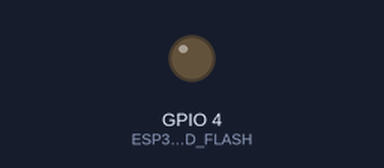
Recording of a sketch running on a simulated ESP32. Shown: output pins drawn as LEDs (lit = HIGH). WiFi joins after 1.5 s; servers stay silent unless stated; no MQTT or app messages arrive unless stated; the camera gives no picture; what the sketch prints to the serial monitor is not drawn.

Above: at 15.9 s.
At 30.03 s:
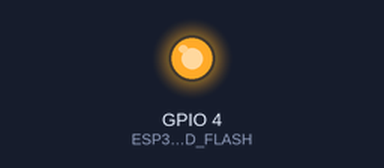
Timing chart, 0 to 40.8 s (numbered marks = the images above):
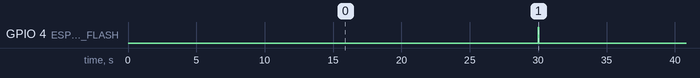

Measured:
- by itself, GPIO 4 (ESP32CAM_LED_FLASH): alternates HIGH for 0.06 s and LOW for 29.9 s

The sketch:

ESP32Cam_MQTT_ArduinoIDE.ino
```cpp
#include "Arduino.h"
#include "esp_camera.h"
#include <base64.h>
#include <WiFi.h>
#include <PubSubClient.h>

#define CAMERA_MODEL_AI_THINKER // Has PSRAM

#include "camera_pins.h"

// AI Thinker Model - LED Driving Pins
#define ESP32CAM_LED_INBUILT 33
#define ESP32CAM_LED_FLASH 4

// Replace the next variables with your SSID/Password combination
const char *ssid = "WiFi_SSID";
const char *password = "WiFi_Password";

// Add your MQTT Broker IP address, example:
// const char* mqtt_server = "192.168.1.144";
// const char* mqtt_server = "mqtt.eclipse.org";
const char *mqtt_server = "io.adafruit.com";

const char *mqtt_clientid = "mqtt_clientid";
const char *mqtt_username = "mqtt_username"; // Adafruit Username
const char *mqtt_password = "mqtt_password"; // Adafruit AIO Key
const char *mqtt_publish_topic = "username/feeds/camera";
// const char *mqtt_subscribe_topic = "username/feeds/sensor";

WiFiClient espClient;
PubSubClient client(espClient);
long lastMsg = 0;
// char msg[50];
// int value = 0;

void callback(char *topic, byte *message, unsigned int length);
void reconnect();
void setup_wifi();

void setup()
{
  Serial.begin(115200);
  // default settings
  // (you can also pass in a Wire library object like &Wire2)

  Serial.setDebugOutput(true);
  Serial.println();
  Serial.println("MYCO CAMERA V1");
  Serial.println();

  // FLASH LED
  pinMode(ESP32CAM_LED_FLASH, OUTPUT);
  digitalWrite(ESP32CAM_LED_FLASH, LOW);

  // buffer.reserve(32000);
  camera_config_t config;
  config.ledc_channel = LEDC_CHANNEL_0;
  config.ledc_timer = LEDC_TIMER_0;
  config.pin_d0 = Y2_GPIO_NUM;
  config.pin_d1 = Y3_GPIO_NUM;
  config.pin_d2 = Y4_GPIO_NUM;
  config.pin_d3 = Y5_GPIO_NUM;
  config.pin_d4 = Y6_GPIO_NUM;
  config.pin_d5 = Y7_GPIO_NUM;
  config.pin_d6 = Y8_GPIO_NUM;
  config.pin_d7 = Y9_GPIO_NUM;
  config.pin_xclk = XCLK_GPIO_NUM;
  config.pin_pclk = PCLK_GPIO_NUM;
  config.pin_vsync = VSYNC_GPIO_NUM;
  config.pin_href = HREF_GPIO_NUM;
  config.pin_sscb_sda = SIOD_GPIO_NUM;
  config.pin_sscb_scl = SIOC_GPIO_NUM;
  config.pin_pwdn = PWDN_GPIO_NUM;
  config.pin_reset = RESET_GPIO_NUM;
  config.xclk_freq_hz = 20000000; // was at 20
  config.pixel_format = PIXFORMAT_JPEG;
  config.frame_size = FRAMESIZE_SVGA; //800 x 600 necessary for Adafruit IO
  config.jpeg_quality = 30;
  config.fb_count = 1;

  // camera init
  esp_err_t err = esp_camera_init(&config);
  if (err != ESP_OK)
  {
    Serial.printf("Camera init failed with error 0x%x", err);
    return;
  }

  setup_wifi();
  client.setServer(mqtt_server, 1883);
  client.setCallback(callback);
}

void setup_wifi()
{
  delay(10);
  // We start by connecting to a WiFi network
  Serial.println();
  Serial.print("Connecting to ");
  Serial.println(ssid);

  WiFi.begin(ssid, password);

  while (WiFi.status() != WL_CONNECTED)
  {
    delay(500);
    Serial.print(".");
  }

  Serial.println("");
  Serial.println("WiFi connected");
  Serial.println("IP address: ");
  Serial.println(WiFi.localIP());
}

void callback(char *topic, byte *message, unsigned int length)
{
  Serial.print("Message arrived on topic: ");
  Serial.print(topic);
  Serial.print(". Message: ");
  String messageTemp;

  for (int i = 0; i < length; i++)
  {
    Serial.print((char)message[i]);
    messageTemp += (char)message[i];
  }
  Serial.println();

  // Feel free to add more if statements to control more GPIOs with MQTT
}

void reconnect()
{
  // Loop until we're reconnected
  while (!client.connected())
  {
    Serial.print("Attempting MQTT connection...");
    // Attempt to connect
    if (client.connect(mqtt_clientid, mqtt_username, mqtt_password))
    {
      Serial.println("connected");
      // Subscribe Topic
      // client.subscribe(mqtt_subscribe_topic);
    }
    else
    {
      Serial.print("failed, rc=");
      Serial.print(client.state());
      Serial.println(" try again in 5 seconds");
      // Wait 5 seconds before retrying
      delay(5000);
    }
  }
}
void loop()
{
  if (!client.connected())
  {
    reconnect();
  }
  client.loop();

  long now = millis();
  if (now - lastMsg > 30000)
  {

    // Capture picture
    digitalWrite(ESP32CAM_LED_FLASH, HIGH);
    camera_fb_t *fb = NULL;
    fb = esp_camera_fb_get();

    if (!fb)
    {
      Serial.println("Camera capture failed");
      return;
    }
    else
    {
      Serial.println("Camera Captured");
    }
    digitalWrite(ESP32CAM_LED_FLASH, LOW);
    // delay(1000);

    // size_t size = fb->len;
    String buffer = base64::encode((uint8_t *)fb->buf, fb->len);
    // String buffer = base64::encode(fb->buf, fb->len);
    // Serial.println(buffer);

    unsigned int length();
    Serial.println("Buffer Length: ");
    Serial.print(buffer.length());
    Serial.println("");

    if (buffer.length() > 102400)
    {
      Serial.println("Image size too big");
      return;
    }

    Serial.print("Publishing...");
    if (client.publish(mqtt_publish_topic, buffer.c_str()))
    {
      Serial.print("Published");
    }
    else
    {
      Serial.println("Error");
    }
    Serial.println("");

    lastMsg = now;
  }
}
```

camera_pins.h
```cpp
#if defined(CAMERA_MODEL_AI_THINKER)
#define PWDN_GPIO_NUM     32
#define RESET_GPIO_NUM    -1
#define XCLK_GPIO_NUM      0
#define SIOD_GPIO_NUM     26
#define SIOC_GPIO_NUM     27

#define Y9_GPIO_NUM       35
#define Y8_GPIO_NUM       34
#define Y7_GPIO_NUM       39
#define Y6_GPIO_NUM       36
#define Y5_GPIO_NUM       21
#define Y4_GPIO_NUM       19
#define Y3_GPIO_NUM       18
#define Y2_GPIO_NUM        5
#define VSYNC_GPIO_NUM    25
#define HREF_GPIO_NUM     23
#define PCLK_GPIO_NUM     22

#endif
```
